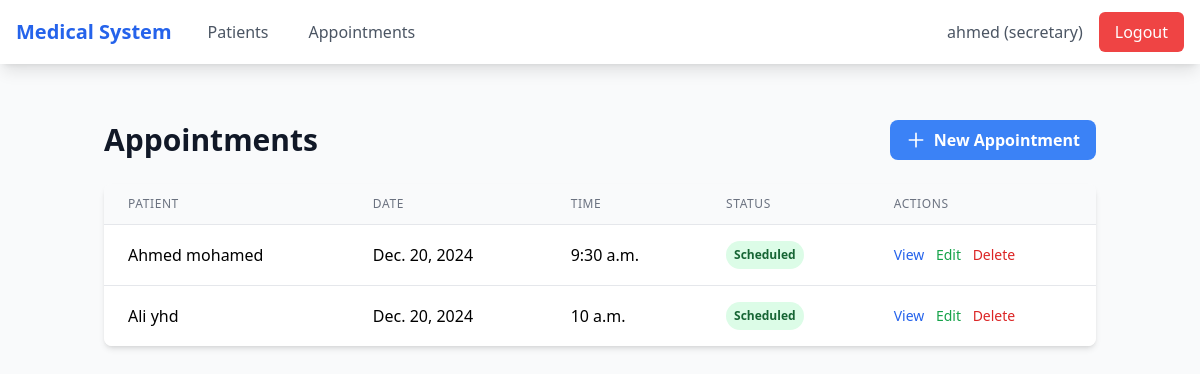
Screenshot of /appointments/ (signed in) with the database file from the repository.
### users/models.py (models this page shows, shortened)
class CustomUser(AbstractUser):
    DOCTOR = 'doctor'
    SECRETARY = 'secretary'
    ROLE_CHOICES = [
        (DOCTOR, 'Doctor'),
        (SECRETARY, 'Secretary'),
    ]
    role = models.CharField(
        max_length=10,
        choices=ROLE_CHOICES,
        default=DOCTOR,
    )
    email = models.EmailField(unique=True)  # Make email required and unique
    founded_in = models.DateField(null=True, blank=True)

### apps/models.py (models this page shows, shortened)
class Appointment(models.Model):
    STATUS_CHOICES = [
        ('scheduled', 'Scheduled'),
        ('completed', 'Completed'),
        ('cancelled', 'Cancelled'),
    ]
    patient = models.ForeignKey(Patient, on_delete=models.CASCADE)
    date = models.DateField()
    time = models.TimeField()
    status = models.CharField(max_length=10, choices=STATUS_CHOICES, default='scheduled')
    created_by = models.ForeignKey(
        settings.AUTH_USER_MODEL,
        on_delete=models.CASCADE,
        related_name='created_appointments'
    )
    created_at = models.DateTimeField(auto_now_add=True)
    updated_at = models.DateTimeField(auto_now=True)

class Patient(models.Model):
    first_name = models.CharField(max_length=100)
    last_name = models.CharField(max_length=100)
    date_of_birth = models.DateField()
    phone = models.CharField(max_length=15)
    email = models.EmailField(blank=True, null=True)
    address = models.TextField()
    created_at = models.DateTimeField(auto_now_add=True)
    updated_at = models.DateTimeField(auto_now=True)

### apps/views.py (the view)
# urls.py: path('appointments/', views.AppointmentListView.as_view(), name='appointment_list'),
class AppointmentListView(LoginRequiredMixin, IsStaffMixin, ListView):
    model = Appointment
    template_name = 'appointments/appointment_list.html'
    context_object_name = 'appointments'
    ordering = ['-date', 'time']
    def get_context_data(self, **kwargs):
        context = super().get_context_data(**kwargs)
        context['is_secretary'] = self.request.user.role == 'secretary'
        return context

### apps/views.py (called while the page is built)
    def test_func(self):
        return self.request.user.role in ['secretary', 'doctor']

### templates/appointments/appointment_list.html (shortened to what this page needs)
{% extends 'base.html' %}
{% block content %}
<div class="container mx-auto px-4 py-6 sm:py-8">
    <div class="flex flex-col sm:flex-row justify-between items-center mb-6 space-y-4 sm:space-y-0">
        <h1 class="text-2xl sm:text-3xl font-bold text-gray-900">Appointments</h1>
        {% if request.user.role == 'secretary' %}
        <a href="{% url 'appointment_create' %}" class="w-full sm:w-auto bg-blue-500 hover:bg-blue-600 text-white font-semibold py-2 px-4 rounded-lg inline-flex items-center justify-center">
            <svg class="w-5 h-5 mr-2" fill="none" stroke="currentColor" viewBox="0 0 24 24">
                <path stroke-linecap="round" stroke-linejoin="round" stroke-width="2" d="M12 4v16m8-8H4"></path>
            </svg>
            New Appointment
        </a>
        {% endif %}
    </div>
    <div class="hidden sm:block">
        <div class="bg-white shadow-md rounded-lg overflow-hidden">
            <div class="overflow-x-auto">
                <table class="min-w-full divide-y divide-gray-200">
                    <thead class="bg-gray-50">
                        <tr>
                            <th class="px-6 py-3 text-left text-xs font-medium text-gray-500 uppercase tracking-wider">Patient</th>
                            <th class="px-6 py-3 text-left text-xs font-medium text-gray-500 uppercase tracking-wider">Date</th>
                            <th class="px-6 py-3 text-left text-xs font-medium text-gray-500 uppercase tracking-wider">Time</th>
                            <th class="px-6 py-3 text-left text-xs font-medium text-gray-500 uppercase tracking-wider">Status</th>
                            <th class="px-6 py-3 text-left text-xs font-medium text-gray-500 uppercase tracking-wider">Actions</th>
                        </tr>
                    </thead>
                    <tbody class="bg-white divide-y divide-gray-200">
                        {% for appointment in appointments %}
                        <tr class="hover:bg-gray-50">
                            <td class="px-6 py-4 whitespace-nowrap">{{ appointment.patient.first_name }} {{ appointment.patient.last_name }}</td>
                            <td class="px-6 py-4 whitespace-nowrap">{{ appointment.date }}</td>
                            <td class="px-6 py-4 whitespace-nowrap">{{ appointment.time }}</td>
                            <td class="px-6 py-4 whitespace-nowrap">
                                <span class="px-2 py-1 inline-flex text-xs leading-5 font-semibold rounded-full
                                    {% if appointment.status == 'scheduled' %}bg-green-100 text-green-800
                                    {% elif appointment.status == 'completed' %}bg-blue-100 text-blue-800
                                    {% else %}bg-gray-100 text-gray-800{% endif %}">
                                    {{ appointment.get_status_display }}
                                </span>
                            </td>
                            <td class="px-6 py-4 whitespace-nowrap text-sm font-medium space-x-2">
                                <a href="{% url 'appointment_detail' appointment.pk %}" class="text-blue-600 hover:text-blue-800">View</a>
                                {% if request.user.role == 'secretary' %}
                                <a href="{% url 'appointment_edit' appointment.pk %}" class="text-green-600 hover:text-green-800">Edit</a>
                                <a href="{% url 'appointment_delete' appointment.pk %}" class="text-red-600 hover:text-red-800">Delete</a>
                                {% endif %}
                            </td>
                        </tr>
                        {% endfor %}
                    </tbody>
                </table>
            </div>
        </div>
    </div>
</div>
{% endblock %}

### templates/base.html (shortened to what this page needs)
<!DOCTYPE html>
<html lang="en">
<head>
    <script src="https://cdn.tailwindcss.com"></script>
</head>
<body class="bg-gray-50">
    <nav class="bg-white shadow-lg relative z-30">
        <div class="max-w-7xl mx-auto px-4">
            <div class="flex justify-between h-16">
                <div class="flex">
                    <a href="{% url 'dashboard' %}" class="flex items-center text-xl font-bold text-blue-600">
                        Medical System
                    </a>
                    {% if user.is_authenticated %}
                        <div class="hidden md:ml-6 md:flex space-x-4">
                            <a href="{% url 'patient_list' %}" class="inline-flex items-center px-3 py-2 text-gray-600 hover:text-blue-600">Patients</a>
                            <a href="{% url 'appointment_list' %}" class="inline-flex items-center px-3 py-2 text-gray-600 hover:text-blue-600">Appointments</a>
                        </div>
                    {% endif %}
                </div>
                <div class="flex items-center">
                    {% if user.is_authenticated %}
                        <div class="hidden md:flex items-center space-x-4">
                            <span class="text-gray-600">{{ user.username }} ({{ user.role }})</span>
                            <form id="logout-form" action="{% url 'logout' %}" method="POST" class="inline">
                                <button type="submit" class="bg-red-500 hover:bg-red-600 text-white px-4 py-2 rounded-md">Logout</button>
                            </form>
                        </div>
                    {% else %}
                        <div class="hidden md:block">
                            <a href="{% url 'login' %}" class="bg-blue-500 hover:bg-blue-600 text-white px-4 py-2 rounded-md">Login</a>
                        </div>
                    {% endif %}
                </div>
            </div>
        </div>
    </nav>
    <main class="max-w-7xl mx-auto px-4 py-6">
        {% block content %}
        {% endblock %}
    </main>
</body>
</html>

### rows the page displays
CustomUser: username "ahmed", role "secretary"
Appointment: patient.first_name "Ahmed", patient.last_name "mohamed", date "Dec. 20, 2024", time "9:30 a.m.", status "Scheduled"
Appointment: patient.first_name "Ali", patient.last_name "yhd", date "Dec. 20, 2024", time "10 a.m.", status "Scheduled"
